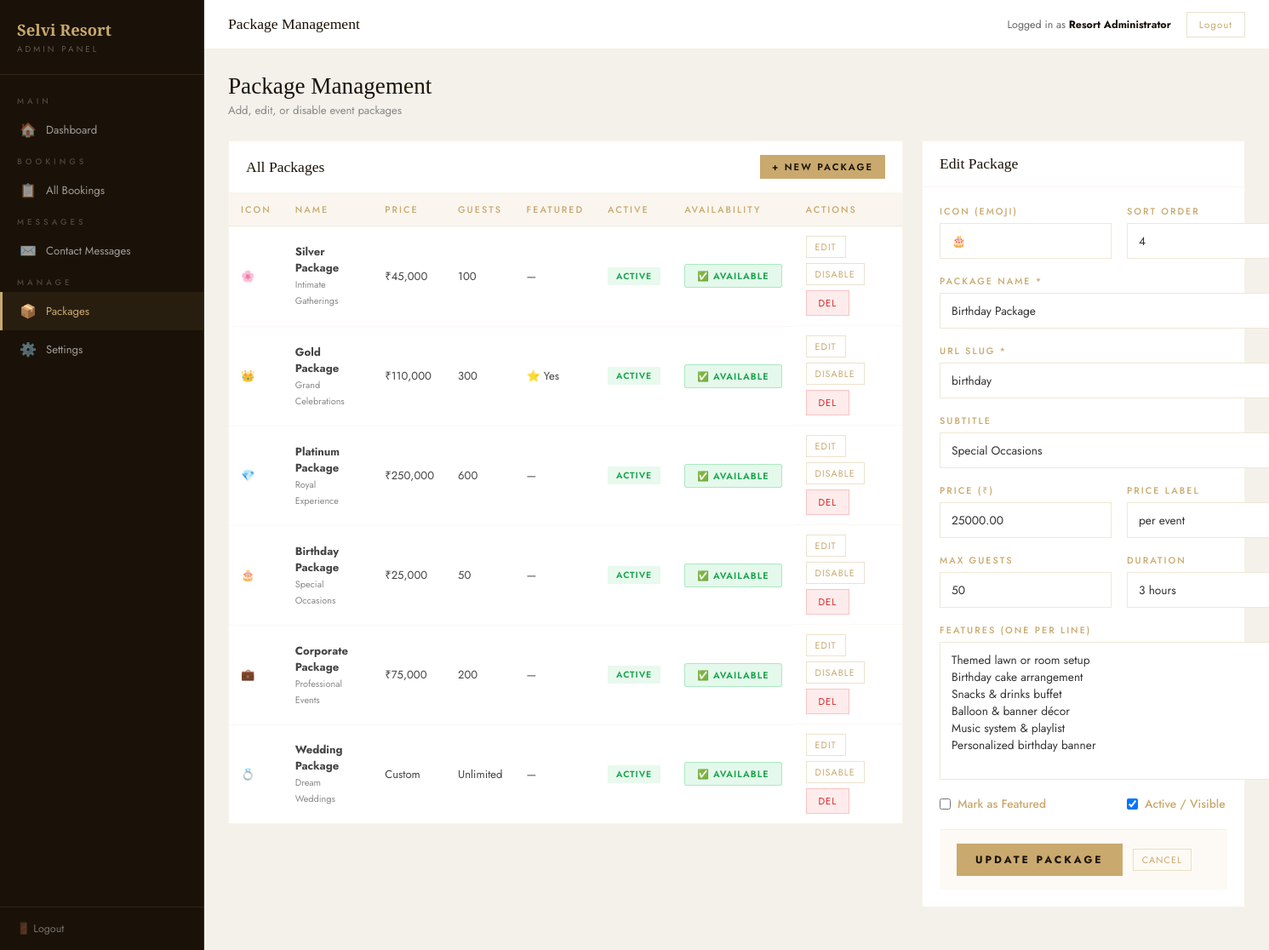
Page /admin/packages.php?edit=4 (signed in) on the committed database.
### tables this page shows
CREATE TABLE packages (
  id           INT AUTO_INCREMENT PRIMARY KEY,
  name         VARCHAR(100) NOT NULL,
  slug         VARCHAR(100) NOT NULL UNIQUE,
  icon         VARCHAR(10)  DEFAULT '🎉',
  subtitle     VARCHAR(150),
  price        DECIMAL(10,2),
  price_label  VARCHAR(50)  DEFAULT 'per event',
  max_guests   INT,
  duration     VARCHAR(80),
  features     TEXT,            
  is_featured  TINYINT(1)   DEFAULT 0,
  is_available TINYINT(1)   DEFAULT 1,
  is_active    TINYINT(1)   DEFAULT 1,
  sort_order   INT          DEFAULT 0,
  created_at   DATETIME DEFAULT CURRENT_TIMESTAMP,
  updated_at   DATETIME DEFAULT CURRENT_TIMESTAMP ON UPDATE CURRENT_TIMESTAMP
);

### admin/packages.php (the view, shortened to what this page needs)
<?php
$pdo = getDB();
$editing = null;
if (isset($_GET['edit'])) {
    $s = $pdo->prepare("SELECT * FROM packages WHERE id=?"); $s->execute([(int)$_GET['edit']]); $editing = $s->fetch();
}
$packages = $pdo->query("SELECT *, COALESCE(is_available, 1) as is_available FROM packages ORDER BY sort_order ASC, id ASC")->fetchAll();
?>
<!DOCTYPE html>
<html lang="en">
<head>
</head>
<body>
<?php include __DIR__.'/sidebar.php'; ?>
<div class="main">
<?php include __DIR__.'/topbar.php'; ?>
<div class="content">
  <div class="page-title"><h2>Package Management</h2><p>Add, edit, or disable event packages</p></div>
  <div style="display:grid;grid-template-columns:1fr 380px;gap:22px;align-items:start">
    <div class="card">
      <div class="card-header"><h3>All Packages</h3><a href="packages.php" class="btn-sm">+ New Package</a></div>
      <table class="data-table">
        <thead><tr><th>Icon</th><th>Name</th><th>Price</th><th>Guests</th><th>Featured</th><th>Active</th><th>Availability</th><th>Actions</th></tr></thead>
        <tbody>
        <?php foreach($packages as $p): ?>
        <tr>
          <td><?= $p['icon'] ?></td>
          <td><strong><?= htmlspecialchars($p['name']) ?></strong><br><small style="color:#888"><?= htmlspecialchars($p['subtitle']) ?></small></td>
          <td><?= $p['price'] > 0 ? '₹'.number_format($p['price']) : 'Custom' ?></td>
          <td><?= $p['max_guests'] < 9999 ? $p['max_guests'] : 'Unlimited' ?></td>
          <td><?= $p['is_featured'] ? '⭐ Yes' : '—' ?></td>
          <td><span class="badge" style="background:<?= $p['is_active'] ? 'rgba(34,197,94,.1)' : 'rgba(239,68,68,.1)' ?>;color:<?= $p['is_active'] ? '#16a34a' : '#dc2626' ?>"><?= $p['is_active'] ? 'Active' : 'Inactive' ?></span></td>
          <td>
            <?php $avail = (int)($p['is_available'] ?? 1); ?>
            <button
              class="toggle-avail-btn <?= $avail ? 'is-available' : 'is-full' ?>"
              id="avail-btn-<?= $p['id'] ?>"
              data-id="<?= $p['id'] ?>"
              data-available="<?= $avail ?>"
              onclick="toggleAvailability(this)"
            >
              <span class="btn-label"><?= $avail ? '✅ Available' : '🚫 Full' ?></span>
            </button>
          </td>
          <td style="display:flex;gap:6px;flex-wrap:wrap">
            <a href="?edit=<?= $p['id'] ?>" class="btn-xs">Edit</a>
            <form method="POST" style="display:inline"><button type="submit" class="btn-xs"><?= $p['is_active'] ? 'Disable' : 'Enable' ?></button></form>
            <form method="POST" style="display:inline"><button type="submit" class="btn-danger" onclick="return confirm('Delete this package?')">Del</button></form>
          </td>
        </tr>
        <?php endforeach; ?>
        </tbody>
      </table>
    </div>
    <div class="card">
      <div class="card-header"><h3><?= $editing ? 'Edit Package' : 'Add New Package' ?></h3></div>
      <form method="POST" style="padding:20px">
        <div class="form-grid">
          <div class="form-group"><label>Icon (emoji)</label><input type="text" name="icon" value="<?= htmlspecialchars($editing['icon'] ?? '🎉') ?>" maxlength="5"></div>
          <div class="form-group"><label>Sort Order</label><input type="number" name="sort_order" value="<?= $editing['sort_order'] ?? 0 ?>"></div>
          <div class="form-group full"><label>Package Name *</label><input type="text" name="name" value="<?= htmlspecialchars($editing['name'] ?? '') ?>" required></div>
          <div class="form-group full"><label>URL Slug *</label><input type="text" name="slug" value="<?= htmlspecialchars($editing['slug'] ?? '') ?>" placeholder="gold-package" required></div>
          <div class="form-group full"><label>Subtitle</label><input type="text" name="subtitle" value="<?= htmlspecialchars($editing['subtitle'] ?? '') ?>" placeholder="Grand Celebrations"></div>
          <div class="form-group"><label>Price (₹)</label><input type="number" name="price" value="<?= $editing['price'] ?? 0 ?>" min="0" step="100"></div>
          <div class="form-group"><label>Price Label</label><input type="text" name="price_label" value="<?= htmlspecialchars($editing['price_label'] ?? 'per event') ?>"></div>
          <div class="form-group"><label>Max Guests</label><input type="number" name="max_guests" value="<?= $editing['max_guests'] ?? 100 ?>"></div>
          <div class="form-group"><label>Duration</label><input type="text" name="duration" value="<?= htmlspecialchars($editing['duration'] ?? '') ?>" placeholder="6 hours"></div>
          <div class="form-group full">
            <label>Features (one per line)</label>
            <textarea name="features" rows="7" placeholder="Feature 1&#10;Feature 2&#10;Feature 3"><?php
              if ($editing) {
                $feats = json_decode($editing['features'], true) ?? [];
                echo htmlspecialchars(implode("\n", $feats));
              }
            ?></textarea>
          </div>
          <div class="form-group"><label style="display:flex;align-items:center;gap:8px;text-transform:none;letter-spacing:0;font-size:.86rem;cursor:pointer"><input type="checkbox" name="is_featured" <?= ($editing['is_featured'] ?? 0) ? 'checked' : '' ?>> Mark as Featured</label></div>
          <div class="form-group"><label style="display:flex;align-items:center;gap:8px;text-transform:none;letter-spacing:0;font-size:.86rem;cursor:pointer"><input type="checkbox" name="is_active" <?= ($editing['is_active'] ?? 1) ? 'checked' : '' ?>> Active / Visible</label></div>
        </div>
        <div class="form-actions">
          <button type="submit" class="btn-primary"><?= $editing ? 'Update Package' : 'Create Package' ?></button>
          <?php if($editing): ?><a href="packages.php" class="btn-xs">Cancel</a><?php endif; ?>
        </div>
      </form>
    </div>
  </div>
</div>
</div>
</body></html>

### admin/packages.php (style rules this page uses)
.toggle-avail-btn { display: inline-flex; align-items: center; gap: 5px; padding: 5px 14px; border: none; border-radius: 3px; font-family: 'Jost', sans-serif; font-size: .68rem; font-weight: 600; letter-spacing: 1px; text-transform: uppercase; cursor: pointer; transition: all .25s; white-space: nowrap; min-width: 110px; justify-content: center; }
.toggle-avail-btn.is-available { background: rgba(34,197,94,.12); color: #16a34a; border: 1px solid rgba(34,197,94,.3); }

### rows in the picture
packages: icon "🌸", name "Silver Package", subtitle "Intimate Gatherings", price "45,000", max_guests "100", is_active "ACTIVE"
packages: icon "👑", name "Gold Package", subtitle "Grand Celebrations", price "110,000", max_guests "300", is_featured "⭐ Yes", is_active "ACTIVE"
packages: icon "💎", name "Platinum Package", subtitle "Royal Experience", price "250,000", max_guests "600", is_active "ACTIVE"
packages: icon "🎂", name "Birthday Package", subtitle "Special Occasions", price "25,000", max_guests "50", shows "ACTIVE", is_available "✅ AVAILABLE", shows "DISABLE", sort_order "4", slug "birthday", price "25000.00", price_label "per event", duration "3 hours", features "Themed lawn or room setup Birthday cake arrangement Snacks & drinks buffet Balloon & banner décor Music system & playlist Personalized birthday banner", is_active "☑"
packages: icon "💼", name "Corporate Package", subtitle "Professional Events", price "75,000", max_guests "200", is_active "ACTIVE"
packages: icon "💍", name "Wedding Package", subtitle "Dream Weddings", price "Custom", max_guests "Unlimited", is_active "ACTIVE"

### other values in the picture
$title "Package Management"
$admin['full_name'] "Resort Administrator"
